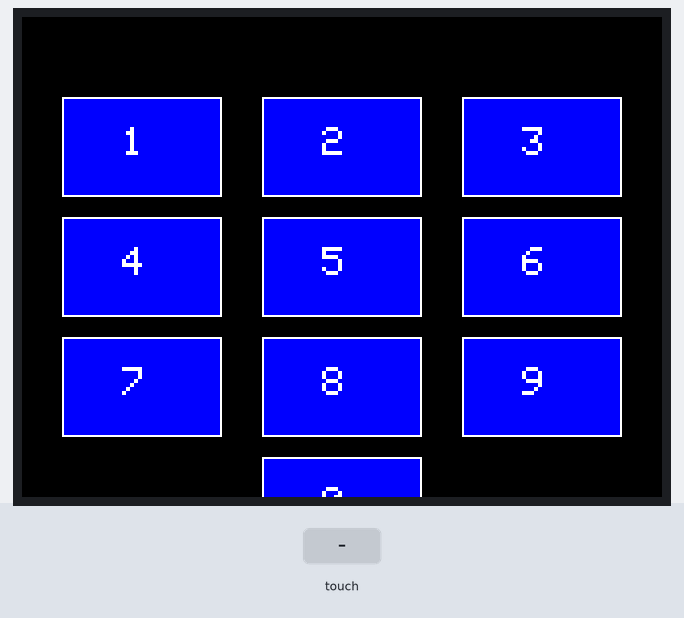
A sketch run on a simulated Arduino Uno, built with avr-gcc and run on an emulated ATmega328P. Shown: 320×240 colour display. The inputs (shaded band) are chosen by the test bench. What the sketch prints to the serial monitor is not drawn.

Above: at 1.4 s.
1.5 s: touch panel pressed at 13 % / 30 % of its raw x / y range
At 2.2 s:
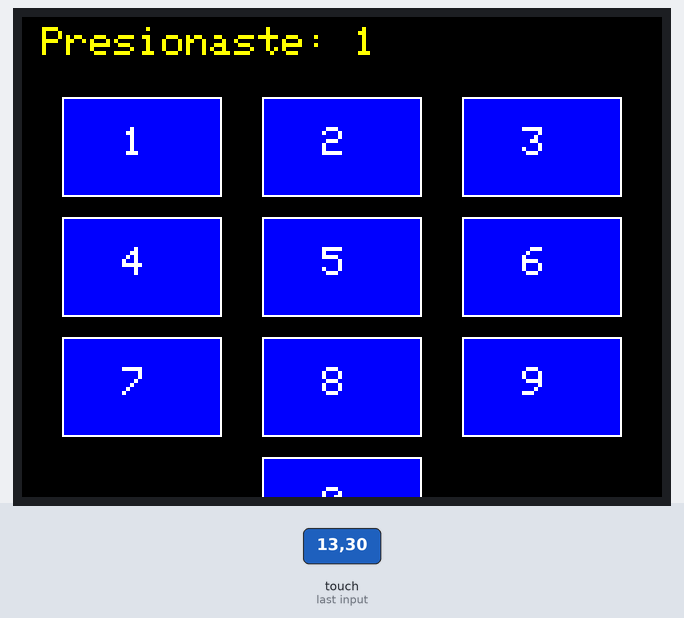
3.0 s: touch panel pressed at 62 % / 30 % of its raw x / y range
Timing chart, 0 to 6.0 s (numbered marks = the images above; inputs shaded):
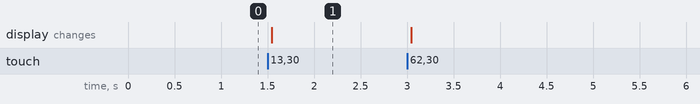

The sketch:

tecladodigital.ino
```cpp
#include <SPI.h>
#include <Adafruit_GFX.h>
#include <Adafruit_ILI9341.h>
#include <XPT2046_Touchscreen.h>

// ===== TFT =====
#define TFT_CS 5
#define TFT_DC 2
#define TFT_RST 4

// ===== TOUCH =====
#define TOUCH_CS 15

Adafruit_ILI9341 tft = Adafruit_ILI9341(TFT_CS, TFT_DC, TFT_RST);
XPT2046_Touchscreen ts(TOUCH_CS);

// ===== MOSTRAR TEXTO =====
void mostrarTexto(String texto) {
  tft.fillRect(0, 0, 320, 30, ILI9341_BLACK);
  tft.setCursor(10, 5);
  tft.setTextColor(ILI9341_YELLOW);
  tft.setTextSize(2);
  tft.print(texto);
}

// ===== DIBUJAR BOTON =====
void dibujarBoton(int x, int y, String texto) {
  tft.fillRect(x, y, 80, 50, ILI9341_BLUE);
  tft.drawRect(x, y, 80, 50, ILI9341_WHITE);
  tft.setCursor(x + 30, y + 15);
  tft.setTextColor(ILI9341_WHITE);
  tft.setTextSize(2);
  tft.print(texto);
}

// ===== DIBUJAR TECLADO =====
void dibujarTeclado() {
  int x = 20, y = 40;

  // Fila 1
  dibujarBoton(x, y, "1");
  dibujarBoton(x + 100, y, "2");
  dibujarBoton(x + 200, y, "3");

  // Fila 2
  dibujarBoton(x, y + 60, "4");
  dibujarBoton(x + 100, y + 60, "5");
  dibujarBoton(x + 200, y + 60, "6");

  // Fila 3
  dibujarBoton(x, y + 120, "7");
  dibujarBoton(x + 100, y + 120, "8");
  dibujarBoton(x + 200, y + 120, "9");

  // Fila 4 (solo 0 centrado)
  dibujarBoton(x + 100, y + 180, "0");
}

void setup() {
  Serial.begin(115200);

  tft.begin();
  tft.setRotation(1);
  tft.fillScreen(ILI9341_BLACK);

  ts.begin();
  ts.setRotation(2);

  dibujarTeclado();
}

bool yaPresionado = false;
void loop() {

  if (ts.touched() && !yaPresionado) {

    TS_Point p1, p2;

    // Leer 2 veces para confirmar estabilidad
    p1 = ts.getPoint();
    delay(30);
    p2 = ts.getPoint();

    // Si la diferencia es muy grande, ignorar (ruido)
    if (abs(p1.x - p2.x) > 50 || abs(p1.y - p2.y) > 50) {
      return;
    }

    int touchX = map(p1.x, 200, 3800, 0, 320);
    int touchY = map(p1.y, 200, 3800, 0, 240);

    int baseX = 20, baseY = 40;

    for (int fila = 0; fila < 4; fila++) {
      for (int col = 0; col < 3; col++) {

        int bx = baseX + col * 100;
        int by = baseY + fila * 60;

        if (fila == 3 && col != 1) continue;

        if (touchX > bx && touchX < bx + 80 &&
            touchY > by && touchY < by + 50) {

          int numero;

          if (fila == 3) numero = 0;
          else numero = fila * 3 + col + 1;

          Serial.println(numero);
          mostrarTexto("Presionaste: " + String(numero));

          yaPresionado = true; // 🔒 bloquear
        }
      }
    }
  }

  // 🔓 cuando suelta el dedo
  if (!ts.touched()) {
    yaPresionado = false;
  }
}
```

Measured:
- after the input at 1.5 s, the display: changes at once (image 1)
